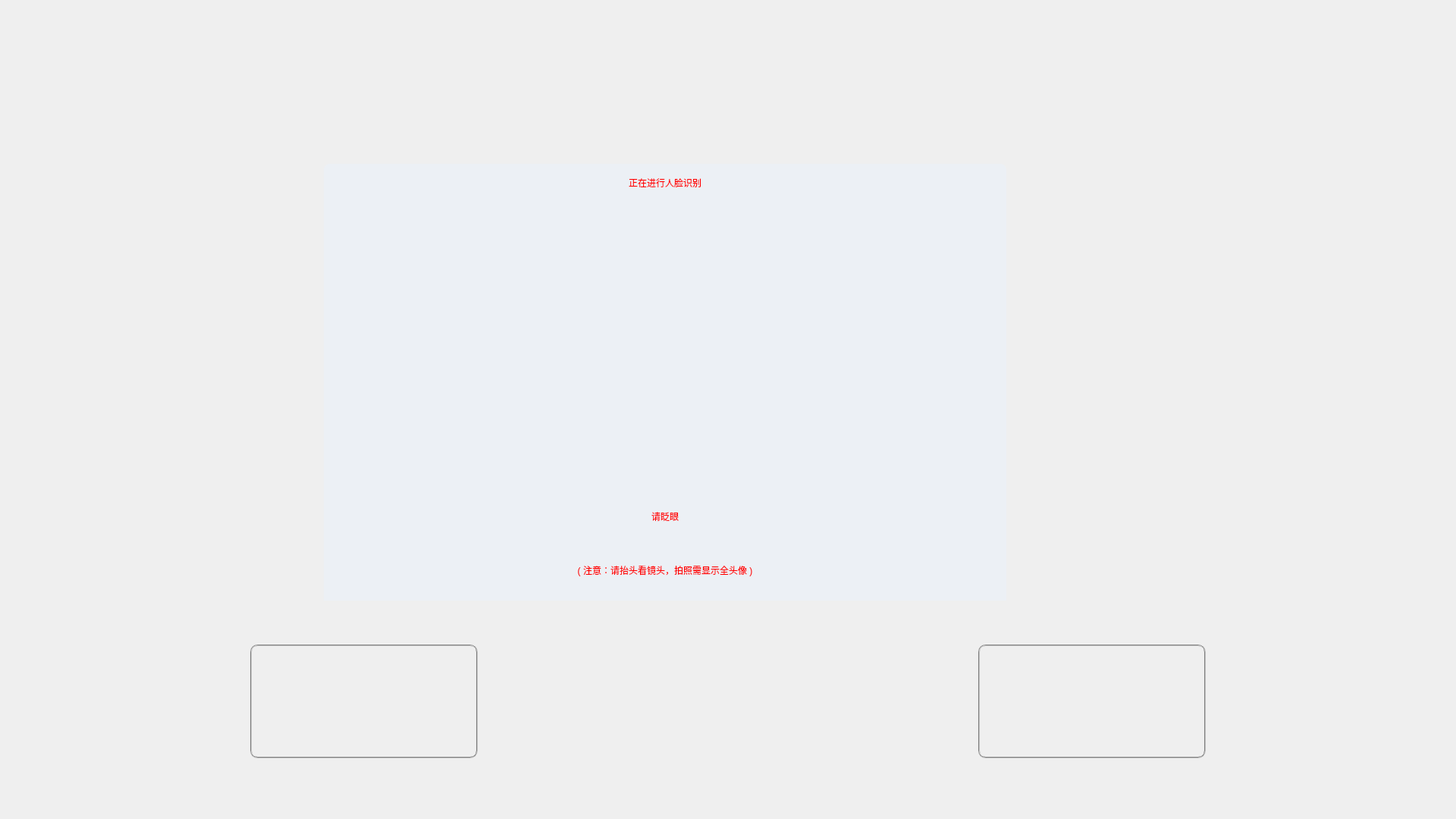
<?xml version="1.0" encoding="UTF-8"?>
<ui version="4.0">
 <class>FaceRecogniceDialog</class>
 <widget class="QDialog" name="FaceRecogniceDialog">
  <property name="geometry">
   <rect>
    <x>0</x>
    <y>0</y>
    <width>1920</width>
    <height>1080</height>
   </rect>
  </property>
  <property name="windowTitle">
   <string>FaceRecogniceDialog</string>
  </property>
  <property name="styleSheet">
   <string notr="true">#FaceRecogniceDialog{border-image: url(:/Resources/Images/background.png);}</string>
  </property>
  <widget class="QPushButton" name="pBtnHomepage">
   <property name="geometry">
    <rect>
     <x>330</x>
     <y>850</y>
     <width>300</width>
     <height>150</height>
    </rect>
   </property>
   <property name="font">
    <font>
     <family>Algerian</family>
     <pointsize>22</pointsize>
    </font>
   </property>
   <property name="styleSheet">
    <string notr="true">border:2px groove gray;border-radius:10px;padding:2px 4px;
border-image: url(:/Resources/Images/cancelon.png);</string>
   </property>
   <property name="text">
    <string/>
   </property>
  </widget>
  <widget class="QWidget" name="layoutWidget">
   <property name="geometry">
    <rect>
     <x>380</x>
     <y>190</y>
     <width>994</width>
     <height>602</height>
    </rect>
   </property>
   <layout class="QHBoxLayout" name="horizontalLayout">
    <property name="sizeConstraint">
     <enum>QLayout::SetMaximumSize</enum>
    </property>
    <item>
     <spacer name="horizontalSpacer">
      <property name="orientation">
       <enum>Qt::Horizontal</enum>
      </property>
      <property name="sizeHint" stdset="0">
       <size>
        <width>40</width>
        <height>20</height>
       </size>
      </property>
     </spacer>
    </item>
    <item>
     <widget class="QFrame" name="frame">
      <property name="minimumSize">
       <size>
        <width>900</width>
        <height>600</height>
       </size>
      </property>
      <property name="maximumSize">
       <size>
        <width>700</width>
        <height>550</height>
       </size>
      </property>
      <property name="styleSheet">
       <string notr="true">QFrame#frame{
border-radius:8px;
background-color:rgba(231,243,255,100);
}</string>
      </property>
      <property name="frameShape">
       <enum>QFrame::StyledPanel</enum>
      </property>
      <property name="frameShadow">
       <enum>QFrame::Raised</enum>
      </property>
      <widget class="QLabel" name="label">
       <property name="geometry">
        <rect>
         <x>0</x>
         <y>0</y>
         <width>900</width>
         <height>50</height>
        </rect>
       </property>
       <property name="styleSheet">
        <string notr="true">color: red;
font: bold 20px &quot;Microsoft YaHei&quot;;</string>
       </property>
       <property name="text">
        <string>正在进行人脸识别</string>
       </property>
       <property name="alignment">
        <set>Qt::AlignCenter</set>
       </property>
      </widget>
      <widget class="QLabel" name="lb_mask">
       <property name="geometry">
        <rect>
         <x>160</x>
         <y>60</y>
         <width>480</width>
         <height>360</height>
        </rect>
       </property>
       <property name="minimumSize">
        <size>
         <width>480</width>
         <height>360</height>
        </size>
       </property>
       <property name="text">
        <string/>
       </property>
       <property name="pixmap">
        <pixmap>:/1/Resources/Images/outline1.png</pixmap>
       </property>
       <property name="scaledContents">
        <bool>true</bool>
       </property>
      </widget>
      <widget class="QLabel" name="lb_capture_frame">
       <property name="geometry">
        <rect>
         <x>210</x>
         <y>70</y>
         <width>480</width>
         <height>360</height>
        </rect>
       </property>
       <property name="minimumSize">
        <size>
         <width>480</width>
         <height>360</height>
        </size>
       </property>
       <property name="styleSheet">
        <string notr="true">border-image: url(:/Resources/Images/outline.png);</string>
       </property>
       <property name="text">
        <string/>
       </property>
      </widget>
      <widget class="QLabel" name="lb_tips">
       <property name="geometry">
        <rect>
         <x>0</x>
         <y>450</y>
         <width>900</width>
         <height>30</height>
        </rect>
       </property>
       <property name="styleSheet">
        <string notr="true">color: red;
font: bold 16px &quot;Microsoft YaHei&quot;;</string>
       </property>
       <property name="text">
        <string>请眨眼</string>
       </property>
       <property name="alignment">
        <set>Qt::AlignCenter</set>
       </property>
      </widget>
      <widget class="QLabel" name="lb_message">
       <property name="geometry">
        <rect>
         <x>0</x>
         <y>520</y>
         <width>900</width>
         <height>31</height>
        </rect>
       </property>
       <property name="styleSheet">
        <string notr="true">color: red;
font: bold 18px &quot;Microsoft YaHei&quot;;</string>
       </property>
       <property name="text">
        <string>( 注意：请抬头看镜头，拍照需显示全头像 )</string>
       </property>
       <property name="alignment">
        <set>Qt::AlignCenter</set>
       </property>
      </widget>
     </widget>
    </item>
    <item>
     <spacer name="horizontalSpacer_2">
      <property name="orientation">
       <enum>Qt::Horizontal</enum>
      </property>
      <property name="sizeHint" stdset="0">
       <size>
        <width>40</width>
        <height>20</height>
       </size>
      </property>
     </spacer>
    </item>
   </layout>
  </widget>
  <widget class="QPushButton" name="pBtnNext">
   <property name="geometry">
    <rect>
     <x>1290</x>
     <y>850</y>
     <width>300</width>
     <height>150</height>
    </rect>
   </property>
   <property name="font">
    <font>
     <pointsize>22</pointsize>
    </font>
   </property>
   <property name="styleSheet">
    <string notr="true">border:2px groove gray;border-radius:10px;padding:2px 4px;
border-image: url(:/Resources/Images/nexton.png);</string>
   </property>
   <property name="text">
    <string/>
   </property>
  </widget>
 </widget>
 <layoutdefault spacing="6" margin="11"/>
 <resources>
  <include location="facerecognicedialog.qrc"/>
 </resources>
 <connections/>
</ui>
